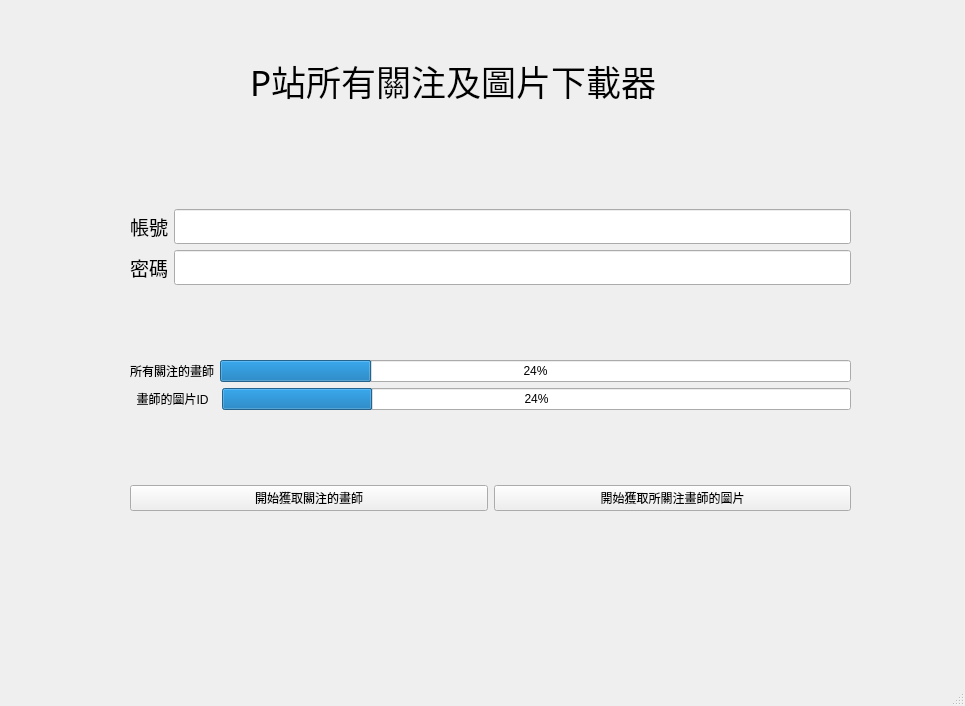
<?xml version="1.0" encoding="UTF-8"?>
<ui version="4.0">
 <class>MainWindow</class>
 <widget class="QMainWindow" name="MainWindow">
  <property name="geometry">
   <rect>
    <x>0</x>
    <y>0</y>
    <width>965</width>
    <height>706</height>
   </rect>
  </property>
  <property name="windowTitle">
   <string>MainWindow</string>
  </property>
  <widget class="QWidget" name="centralwidget">
   <widget class="QLabel" name="label_3">
    <property name="geometry">
     <rect>
      <x>250</x>
      <y>30</y>
      <width>561</width>
      <height>101</height>
     </rect>
    </property>
    <property name="font">
     <font>
      <family>Agency FB</family>
      <pointsize>26</pointsize>
     </font>
    </property>
    <property name="text">
     <string>P站所有關注及圖片下載器</string>
    </property>
    <property name="textFormat">
     <enum>Qt::PlainText</enum>
    </property>
   </widget>
   <widget class="QWidget" name="">
    <property name="geometry">
     <rect>
      <x>130</x>
      <y>140</y>
      <width>721</width>
      <height>441</height>
     </rect>
    </property>
    <layout class="QVBoxLayout" name="verticalLayout_4">
     <item>
      <layout class="QVBoxLayout" name="verticalLayout">
       <item>
        <layout class="QHBoxLayout" name="horizontalLayout">
         <item>
          <widget class="QLabel" name="label">
           <property name="font">
            <font>
             <family>Agency FB</family>
             <pointsize>14</pointsize>
            </font>
           </property>
           <property name="text">
            <string>帳號</string>
           </property>
          </widget>
         </item>
         <item>
          <widget class="QLineEdit" name="lineEdit">
           <property name="font">
            <font>
             <family>Agency FB</family>
             <pointsize>14</pointsize>
            </font>
           </property>
          </widget>
         </item>
        </layout>
       </item>
       <item>
        <layout class="QHBoxLayout" name="horizontalLayout_2">
         <item>
          <widget class="QLabel" name="label_2">
           <property name="font">
            <font>
             <family>Agency FB</family>
             <pointsize>14</pointsize>
            </font>
           </property>
           <property name="text">
            <string>密碼</string>
           </property>
          </widget>
         </item>
         <item>
          <widget class="QLineEdit" name="lineEdit_2">
           <property name="font">
            <font>
             <family>Agency FB</family>
             <pointsize>14</pointsize>
            </font>
           </property>
          </widget>
         </item>
        </layout>
       </item>
      </layout>
     </item>
     <item>
      <layout class="QVBoxLayout" name="verticalLayout_3">
       <item>
        <layout class="QVBoxLayout" name="verticalLayout_2">
         <item>
          <layout class="QHBoxLayout" name="horizontalLayout_3">
           <item>
            <widget class="QLabel" name="label_4">
             <property name="text">
              <string>所有關注的畫師</string>
             </property>
            </widget>
           </item>
           <item>
            <widget class="QProgressBar" name="progressBar">
             <property name="value">
              <number>24</number>
             </property>
            </widget>
           </item>
          </layout>
         </item>
         <item>
          <layout class="QHBoxLayout" name="horizontalLayout_4">
           <item>
            <widget class="QLabel" name="label_5">
             <property name="text">
              <string>  畫師的圖片ID  </string>
             </property>
            </widget>
           </item>
           <item>
            <widget class="QProgressBar" name="progressBar_2">
             <property name="value">
              <number>24</number>
             </property>
            </widget>
           </item>
          </layout>
         </item>
        </layout>
       </item>
      </layout>
     </item>
     <item>
      <layout class="QHBoxLayout" name="horizontalLayout_5">
       <item>
        <widget class="QPushButton" name="pushButton">
         <property name="text">
          <string>開始獲取關注的畫師</string>
         </property>
         <property name="autoRepeatInterval">
          <number>102</number>
         </property>
        </widget>
       </item>
       <item>
        <widget class="QPushButton" name="pushButton_2">
         <property name="text">
          <string>開始獲取所關注畫師的圖片</string>
         </property>
         <property name="autoRepeatInterval">
          <number>102</number>
         </property>
        </widget>
       </item>
      </layout>
     </item>
    </layout>
   </widget>
  </widget>
  <widget class="QMenuBar" name="menubar">
   <property name="geometry">
    <rect>
     <x>0</x>
     <y>0</y>
     <width>965</width>
     <height>25</height>
    </rect>
   </property>
  </widget>
  <widget class="QStatusBar" name="statusbar"/>
 </widget>
 <resources/>
 <connections/>
</ui>
